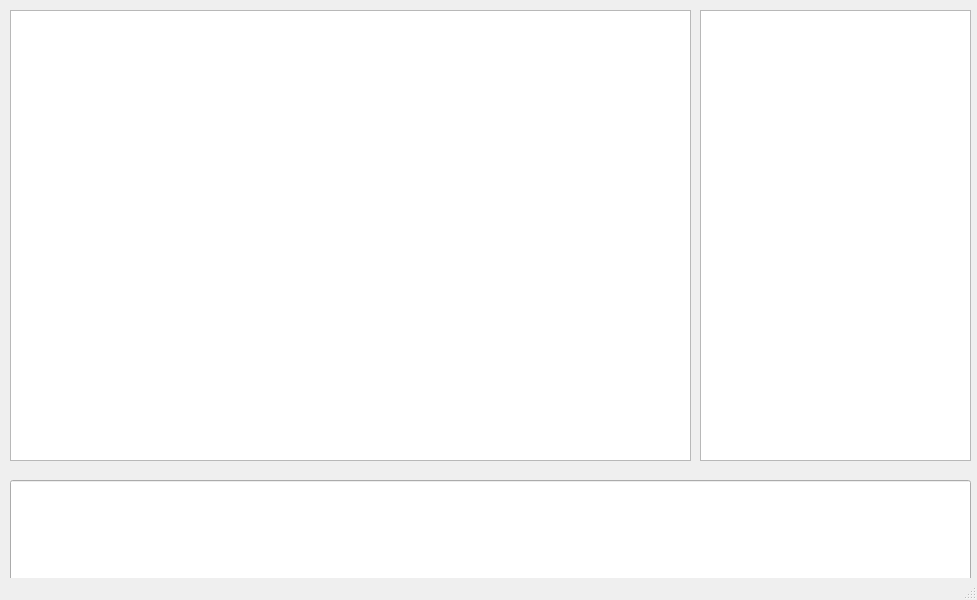
<?xml version="1.0" encoding="UTF-8"?>
<ui version="4.0">
 <class>MainWindow</class>
 <widget class="QMainWindow" name="MainWindow">
  <property name="geometry">
   <rect>
    <x>0</x>
    <y>0</y>
    <width>977</width>
    <height>600</height>
   </rect>
  </property>
  <property name="windowTitle">
   <string>MainWindow</string>
  </property>
  <widget class="QWidget" name="centralwidget">
   <widget class="QPlainTextEdit" name="history">
    <property name="geometry">
     <rect>
      <x>10</x>
      <y>10</y>
      <width>681</width>
      <height>451</height>
     </rect>
    </property>
    <property name="acceptDrops">
     <bool>false</bool>
    </property>
    <property name="readOnly">
     <bool>true</bool>
    </property>
   </widget>
   <widget class="QPlainTextEdit" name="current_state">
    <property name="geometry">
     <rect>
      <x>700</x>
      <y>10</y>
      <width>271</width>
      <height>451</height>
     </rect>
    </property>
    <property name="acceptDrops">
     <bool>false</bool>
    </property>
    <property name="readOnly">
     <bool>true</bool>
    </property>
   </widget>
   <widget class="QLineEdit" name="cmdline">
    <property name="geometry">
     <rect>
      <x>10</x>
      <y>480</y>
      <width>961</width>
      <height>101</height>
     </rect>
    </property>
   </widget>
  </widget>
  <widget class="QMenuBar" name="menubar">
   <property name="geometry">
    <rect>
     <x>0</x>
     <y>0</y>
     <width>977</width>
     <height>26</height>
    </rect>
   </property>
  </widget>
  <widget class="QStatusBar" name="statusbar"/>
 </widget>
 <resources/>
 <connections/>
</ui>
